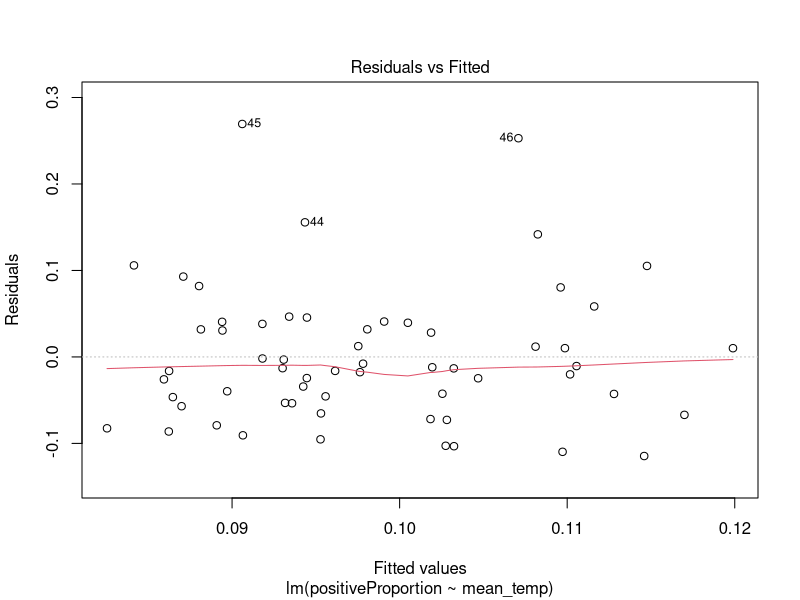
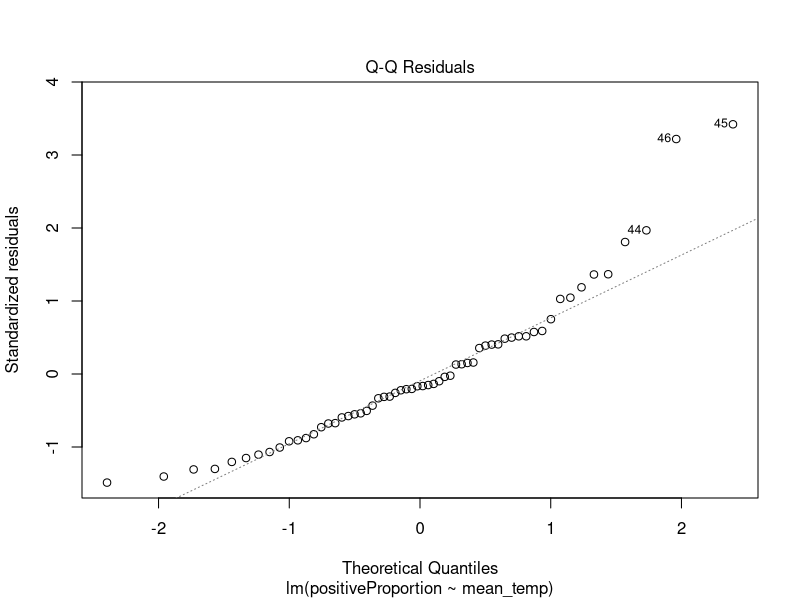
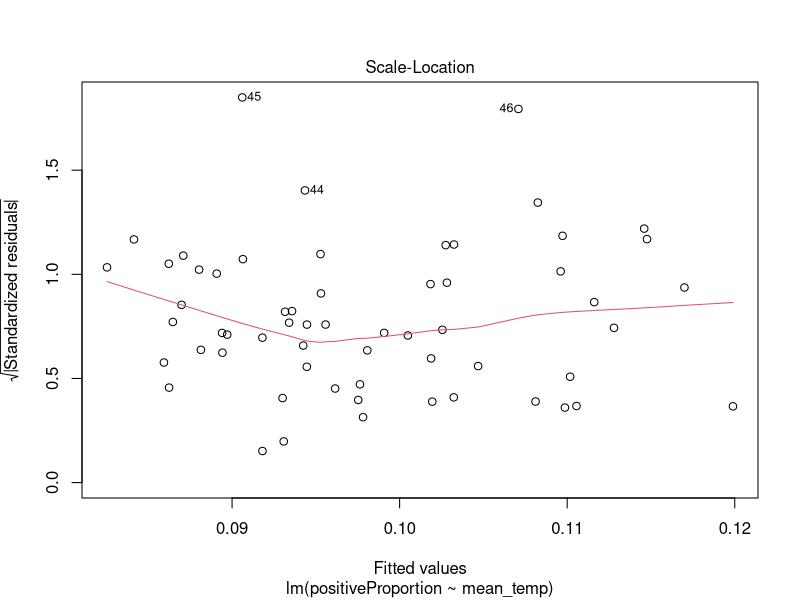

R code for these plots, in order: (Note: this script raises an error after producing the figures.)
## ---- chunk 1

#install.packages("tidyverse")
#install.packages("here")

library(tidyverse)
library(here)

## ---- chunk 2

# Table with average temperature and pathogen counts for each day

pathogen_and_tick_data <- read_csv(here("data","processed","pathogen_vs_temp_data.csv"))

# Table with the total number of pathogens recorded each day

daily_pathogen_count <- read_csv(here("data", "processed", "daily_pathogen_count.csv"))

## ---- chunk 3

ln_model <- lm(positiveProportion ~ mean_temp, data = pathogen_and_tick_data)

summary(ln_model)

## ---- chunk 4

# residuals vs. fitted plot
plot(ln_model, which = 1)

# QQ residuals plot
plot(ln_model, which = 2)

# Scale-location plot
plot(ln_model, which = 3)

# Shapiro test of linear model residuals
shapiro.test(residuals(ln_model))

## ---- chunk 5

# Create plot

lm_plot <- ggplot(pathogen_and_tick_data,
                  aes(x = mean_temp,
                      y = pathogenCount)) +
  geom_point(alpha = 0.6) + 
  theme_classic() +
  labs(
    x = "Mean Daily Temperature (ºC)",
    y = "Total Number of Pathogens"
  )

# Show plot

lm_plot

## ---- chunk 6

monthly_pathogen_count <- daily_pathogen_count |>
  mutate(
    month = month(collectDate)
  ) |>
  group_by(month) |>
  summarise(
    pathogenCount = sum(pathogenCount)
  )

# Create graph showing distribution of pathogen counts over the months

ggplot(
  data = monthly_pathogen_count,
  aes(
    x = month, 
    y = pathogenCount
    ) 
  ) +
  geom_segment(
    aes(
      x = month,
      xend = month,
      y = 0,
      yend = pathogenCount
    ),
    color = "seagreen"
  ) +
  geom_point(
    color = "seagreen",
    size = 5
  ) +
  labs(
    x = "Months",
    y = "Number of Pathogens"
  ) +
  theme_bw()
